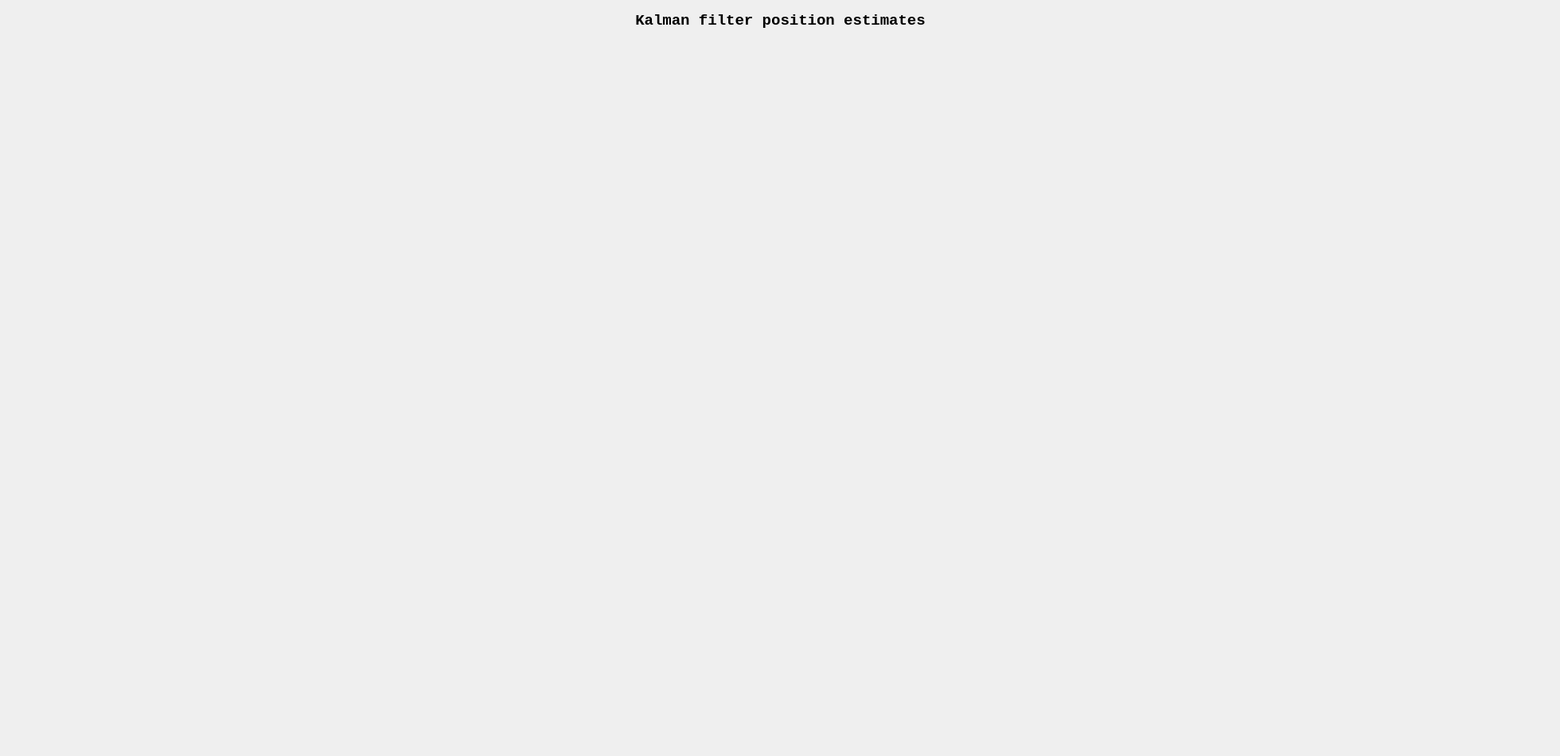
    <widget class="QWidget" name="tab_kf_pos">
     <attribute name="title">
      <string>KF-POS</string>
     </attribute>
     <widget class="QWidget" name="layoutWidget">
      <property name="geometry">
       <rect>
        <x>0</x>
        <y>50</y>
        <width>1951</width>
        <height>891</height>
       </rect>
      </property>
      <layout class="QGridLayout" name="gridLayout_2">
       <item row="0" column="0">
        <widget class="QCustomPlot" name="widget_plot_est0" native="true"/>
       </item>
       <item row="0" column="1">
        <widget class="QCustomPlot" name="widget_plot_est1" native="true"/>
       </item>
       <item row="1" column="0">
        <widget class="QCustomPlot" name="widget_plot_est2" native="true"/>
       </item>
       <item row="1" column="1">
        <widget class="QCustomPlot" name="widget_plot_est3" native="true"/>
       </item>
      </layout>
     </widget>
     <widget class="QLabel" name="label_3">
      <property name="geometry">
       <rect>
        <x>750</x>
        <y>10</y>
        <width>461</width>
        <height>31</height>
       </rect>
      </property>
      <property name="font">
       <font>
        <family>Courier New</family>
        <pointsize>14</pointsize>
        <bold>true</bold>
       </font>
      </property>
      <property name="text">
       <string>Kalman filter position estimates</string>
      </property>
      <property name="alignment">
       <set>Qt::AlignmentFlag::AlignCenter</set>
      </property>
     </widget>
    </widget>
